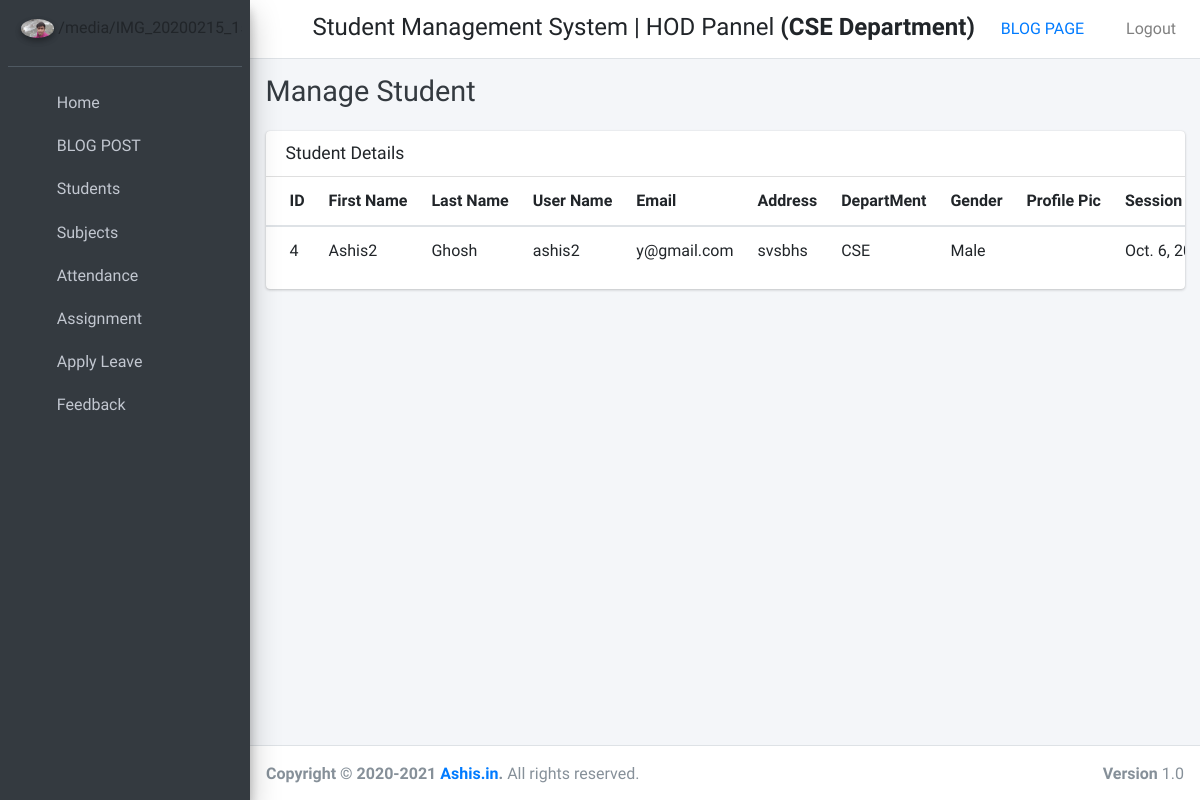
The app's page /backend/manage_student (signed in) with its own data.
### user/models.py (models this page shows, shortened)
class User(AbstractBaseUser, PermissionsMixin):
    username = models.CharField(max_length=255, unique=True, db_index=True)
    first_name = models.CharField(max_length=255, default="")
    last_name = models.CharField(max_length=255, default="")
    email = models.EmailField(max_length=255, unique=True, db_index=True)
    is_verified = models.BooleanField(default=False)
    is_active = models.BooleanField(default=True)
    is_staff = models.BooleanField(default=False)
    user_type_data=((0,"Principal"),(1,"HOD"),(2,"Staff"),(3,"Student"))
    user_type=models.IntegerField(default=0,choices=user_type_data)
    USERNAME_FIELD = 'email'
    REQUIRED_FIELDS = ['username']
    objects = UserManager()
    @property
    def profilePic(self):
        print(self.user_type,self.hod.profile_pic)
        if self.user_type==0 and self.principal.profile_pic:
            return settings.MEDIA_URL+ str(self.principal.profile_pic)
        if self.user_type==1 and self.hod.profile_pic:
            return settings.MEDIA_URL+ str(self.hod.profile_pic)
        elif self.user_type==2 and self.staff.profile_pic:
            return settings.MEDIA_URL+ str(self.staff.profile_pic)
        elif self.user_type==3 and self.student.profile_pic:
            return settings.MEDIA_URL+str( self.student.profile_pic)
        else:
            return "https://userpic.codeforces.org/no-avatar.jpg"

### student_management_app/models.py (models this page shows)
class HOD(models.Model):
    id=models.AutoField(primary_key=True)
    profile_pic = models.FileField()
    dept_id=models.OneToOneField(Department,on_delete=models.CASCADE,related_name='hod_dept')
    admin=models.OneToOneField(User,on_delete=models.CASCADE,related_name='hod')
    address=models.TextField(default="ban")
    created_at=models.DateTimeField(auto_now_add=True)
    updated_at=models.DateTimeField(auto_now_add=True)
    objects=models.Manager()
    @property
    def get_dept_name(self):
        return self.dept_id.dept_name

class Department(models.Model):
    id=models.AutoField(primary_key=True)
    dept_name=models.CharField(max_length=255)
    created_at=models.DateTimeField(auto_now_add=True)
    updated_at=models.DateTimeField(auto_now_add=True)
    objects=models.Manager()

class Students(models.Model):
    id=models.AutoField(primary_key=True)
    admin=models.OneToOneField(User,on_delete=models.CASCADE,related_name='student')
    gender=models.CharField(max_length=255)
    profile_pic = models.FileField()
    address=models.TextField()
    dept_id=models.ForeignKey(Department,on_delete=models.CASCADE,related_name='student_dept')
    session_year_id=models.ForeignKey(SessionYearModel,on_delete=models.CASCADE)
    created_at=models.DateTimeField(auto_now_add=True)
    updated_at=models.DateTimeField(auto_now_add=True)
    objects = models.Manager()
    @property
    def get_dept_name(self):
        return self.dept_id.dept_name

class SessionYearModel(models.Model):
    id=models.AutoField(primary_key=True)
    session_start_year=models.DateField()
    session_end_year=models.DateField()
    objects=models.Manager()

### student_management_app/HodViews.py (the view)
# urls.py: path('manage_student', HodViews.manage_student,name="manage_student"),
def manage_student(request):
    check_valid_user_access_the_page(request)
    students=Students.objects.all()
    context = {}
    pagination_req,students = Pagination_handle(request,students)
    context['pagination_req'] = pagination_req
    context['students'] = students
    return render(request,"hod_template/manage_student_template.html",context)

### student_management_app/HodViews.py (called while the page is built)
def check_valid_user_access_the_page(request):
    user_type = request.session.get('user_type',-1)
    if user_type != 1:
        raise Http404('method not allowed')

def Pagination_handle(request,obj):
    pagination_req = len(obj) > ITEM_PER_PAGE
    page = request.GET.get('page', 1)
    obj_paginator = Paginator(obj, ITEM_PER_PAGE)
    try:
        obj = obj_paginator.page(page)
    except PageNotAnInteger:
        obj = obj_paginator.page(ITEM_PER_PAGE)
    except EmptyPage:
        obj = obj_paginator.page(obj_paginator.num_pages)
    return pagination_req,obj

### student_management_app/templates/hod_template/manage_student_template.html (shortened to what this page needs)
{% extends 'base_template.html' %}
{% block page_title %}
Manage Student
{% endblock page_title %}
{% block main_content %}
    <section class="content">
      <div class="container-fluid">
           <div class="row">
          <div class="col-12">
            <div class="card">
              <div class="card-header">
                <h3 class="card-title">Student Details</h3>
              </div>
              <div class="card-body table-responsive p-0">
                <table class="table table-hover text-nowrap">
                  <thead>
                    <tr>
                      <th>ID</th>
                      <th>First Name</th>
                      <th>Last Name</th>
                      <th>User Name</th>
                      <th>Email</th>
                      <th>Address</th>
                      <th>DepartMent</th>
                      <th>Gender</th>
                      <th>Profile Pic</th>
                      <th>Session Year</th>
                    </tr>
                  </thead>
                  <tbody>
                  {% for student in students %}
                    <tr>
                      <td>{{ student.admin.id }}</td>
                      <td>{{ student.admin.first_name }}</td>
                      <td>{{ student.admin.last_name }}</td>
                      <td>{{ student.admin.username }}</td>
                      <td>{{ student.admin.email }}</td>
                      <td>{{ student.address }}</td>
                      <td>{{ student.get_dept_name }}</td>
                      <td>{{ student.gender }}</td>
                      <td><img src="{{ student.admin.profilePic }}" style="width:100px"/></td>
                      <td>{{ student.session_year_id.session_start_year }} TO {{ student.session_year_id.session_end_year }}</td>
                    </tr>
                  {% endfor %}
                  </tbody>
                </table>
              </div>
            </div>
          </div>
        </div>
      </div>
    </section>
{% endblock main_content %}

### student_management_app/templates/base_template.html (shortened to what this page needs)
{% load static %}
<!DOCTYPE html>
<html>
<head>
  <link rel="stylesheet" href="{% static "plugins/fontawesome-free/css/all.min.css" %}">
  <link rel="stylesheet" href="https://code.ionicframework.com/ionicons/2.0.1/css/ionicons.min.css">
  <link rel="stylesheet" href="{% static "plugins/tempusdominus-bootstrap-4/css/tempusdominus-bootstrap-4.min.css" %}">
  <link rel="stylesheet" href="{% static "plugins/icheck-bootstrap/icheck-bootstrap.min.css" %}">
  <link rel="stylesheet" href="{% static "plugins/jqvmap/jqvmap.min.css" %}">
  <link rel="stylesheet" href="{% static "dist/css/adminlte.min.css" %}">
  <link rel="stylesheet" href="{% static "plugins/overlayScrollbars/css/OverlayScrollbars.min.css" %}">
  <link rel="stylesheet" href="{% static "plugins/daterangepicker/daterangepicker.css" %}">
  <link rel="stylesheet" href="{% static "plugins/summernote/summernote-bs4.css" %}">
</head>
<body class="hold-transition sidebar-mini layout-fixed">
<div class="wrapper">
  <nav class="main-header navbar navbar-expand navbar-white navbar-light">
    <ul class="navbar-nav">
      <li class="nav-item">
        <a class="nav-link" data-widget="pushmenu" href="#"><i class="fas fa-bars"></i></a>
      </li>
    </ul>
      <h4 style="margin-left: 10px;margin-top: 5px;">Student Management System |
      {% if user.user_type == 0 %}Principal Pannel
      {% elif user.user_type == 1 %}
      HOD Pannel <strong>({{user.hod.get_dept_name}} Department)</strong>
      {% elif user.user_type == 2 %}
      Teacher Pannel <strong>({{user.staff.get_dept_name}} Department)</strong>
      {% else %}
      Student Pannel <strong>({{user.student.get_dept_name}} Department)</strong>
    {% endif %}</h4>
    <ul class="navbar-nav ml-auto">
      <li class="nav-item float-sm-right ">
        <a href="{% url 'home' %}">BLOG PAGE</a>
      </li>
    </ul>
    <ul class="navbar-nav ml-auto">
      <li class="nav-item">
        <a class="nav-link" href="{% url 'logout_user' %}">
          Logout
        </a>
      </li>
    </ul>
  </nav>
  {% include 'sidebar.html' with user=user id=id %}
   <div class="content-wrapper">
    <div class="content-header">
      <div class="container-fluid">
        <div class="row mb-2">
          <div class="col-sm-6">
            <h1 class="m-0 text-dark">
                {% block page_title %}
                {% endblock page_title %}
            </h1>
          </div>
        </div>
      </div>
    </div>
     {% block main_content %}{% endblock main_content %}
  </div>
    {% include 'footer.html' %}
</div>
</body>
</html>

### student_management_app/templates/sidebar.html (shortened to what this page needs)
{% load static %}
<aside class="main-sidebar sidebar-dark-primary elevation-4">
    <div class="sidebar">
      <div class="user-panel mt-3 pb-3 mb-3 d-flex">
        <div class="image">
           {% if user.user_type == 0 %}
              <img src="{{user.profilePic}}" class="img-circle elevation-2" alt="User Image">
           {% elif user.user_type == 1 %}
                  <img src="{{user.profilePic}}" class="img-circle elevation-2" alt="User Image">
            {% elif user.user_type == 2 %}
                  <img src="{{user.profilePic}}" class="img-circle elevation-2" alt="User Image">
            {% else %}
                <img src="{{user.profilePic}}" class="img-circle elevation-2" alt="User Image">
            {% endif %}
        </div>
      </div>
      <nav class="mt-2">
        <ul class="nav nav-pills nav-sidebar flex-column" data-widget="treeview" role="menu" data-accordion="false">
          <li class="nav-item">
            {% if user.user_type == 0 %}
              {% url 'principal_home' as principal_home %}
              <a href="{{ principal_home }}" class="nav-link {% if request.path == principal_home %} active {% endif %}">
            {% elif user.user_type == 1 %}
              {% url 'hod_home' as hod_home %}
              <a href="{{ hod_home }}" class="nav-link {% if request.path == hod_home %} active {% endif %}">
            {% elif user.user_type == 2 %}
              {% url 'staff_home' as staff_home %}
              <a href="{{ staff_home }}" class="nav-link {% if request.path == staff_home %} active {% endif %}">
            {% else %}
              {% url 'student_home' as student_home %}
              <a href="{{ student_home }}" class="nav-link {% if request.path == student_home %} active {% endif %}">
            {% endif %}
              <i class="nav-icon fas fa-th"></i>
              <p>
                Home
              </p>
            </a>
          </li>
          <li class="nav-item has-treeview" id='post-url'>
            <a href="#" class="nav-link">
              <i class="nav-icon fas fa-copy"></i>
              <p>
                BLOG POST
                <i class="fas fa-angle-left right"></i>
              </p>
            </a>
                 {% url 'add_post' as add_post %}
                 {% url 'manage_post' as manage_post %}
                  {% url 'edit_post'  as edit_post %}
          </li>
        {% if user.user_type == 1 or user.user_type == 0 %}
          <li class="nav-item has-treeview">
            <a href="#" class="nav-link">
              <i class="nav-icon fas fa-copy"></i>
              <p>
                Students
                <i class="fas fa-angle-left right"></i>
              </p>
            </a>
                  {% url 'manage_student' as manage_student %}
                  {% url 'edit_student' student_id=id as edit_student %}
        </li>
        {% endif %}
        {% if user.user_type == 1 %}
        <li class="nav-item has-treeview">
          <a href="#" class="nav-link">
            <i class="nav-icon fas fa-copy"></i>
            <p>
              Subjects
              <i class="fas fa-angle-left right"></i>
            </p>
          </a>
              {% url 'add_subject' as add_subject %}
              {% url 'manage_subject' as manage_subject %}
              {% url 'edit_subject' subject_id=id as edit_subject %}
        </li>
        {% endif %}
        {% if user.user_type == 2 or user.user_type == 1 %}
        <li class="nav-item has-treeview">
          <a href="#" class="nav-link">
            <i class="nav-icon fas fa-copy"></i>
            <p>
              Attendance
              <i class="fas fa-angle-left right"></i>
            </p>
          </a>
              {% url 'staff_take_attendance' as staff_take_attendance %}
              {% url 'staff_update_attendance' as staff_update_attendance %}
          </li>
          <li class="nav-item has-treeview">
          <a href="#" class="nav-link">
            <i class="nav-icon fas fa-copy"></i>
            <p>
              Assignment
              <i class="fas fa-angle-left right"></i>
            </p>
          </a>
              {% url 'assignment_upload' as assignment_upload %}
              {% url 'assignment_check' as assignment_check %}
          </li>
        {% endif %}
        {% if user.user_type != 0 %}
        <li class="nav-item">
          {% url 'apply_leave' as apply_leave %}
          <a href="{{ apply_leave }}" class="nav-link {% if request.path == apply_leave %} active {% endif %}">
            <i class="nav-icon fas fa-th"></i>
            <p>
              Apply Leave
            </p>
          </a>
        </li>
        <li class="nav-item">
          {% url 'feedback' as feedback %}
          <a href="{{ feedback }}" class="nav-link {% if request.path == feedback %} active {% endif %}">
            <i class="nav-icon fas fa-th"></i>
            <p>
              Feedback
            </p>
          </a>
        </li>
        {% endif %}
        </ul>
      </nav>
    </div>
  </aside>

### records on screen
User: hod.get_dept_name "CSE", profilePic (picture)
Students: admin.id "4", admin.first_name "Ashis2", admin.last_name "Ghosh", admin.username "ashis2", admin.email "y@gmail.com", address "svsbhs", get_dept_name "CSE", gender "Male", session_year_id.session_start_year "Oct. 6,…"
